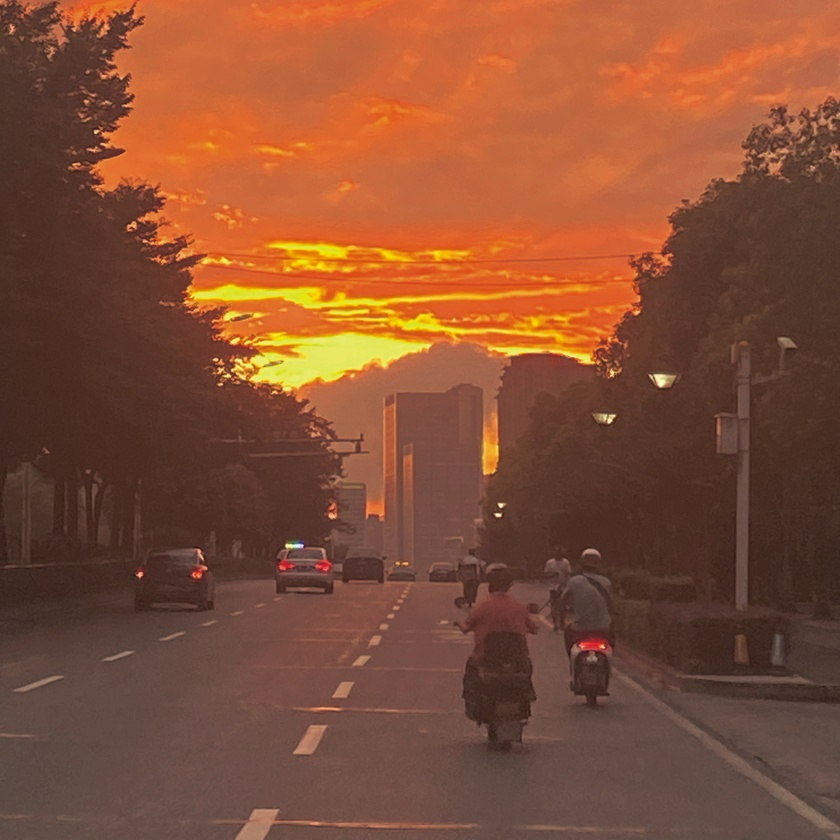
#> input picture Machine_Learning/Chapter5_Clustering_Kmeans/IMG_1349.JPG, 840 x 840 px, shrunk from 1997 x 1997 before the run
$ jupyter execute '实战2_KMeans实现图像分割.ipynb'
#> lines starting #> are read from the running program, lines starting #| are printed output that depends on the picture
# KMeans实现图像分割

[cell 1]
#图像的加载与展示
import numpy as np
import matplotlib.pyplot as plt
from skimage import io as io
img = io.imread('IMG_1349.JPG')
#> img is the input picture: shape (840, 840, 3); mean R, G, B 131.8, 78.4, 53.7
plt.imshow(img)

[cell 2]
#查看数据结果与维度
print(type(img))
#| <class 'numpy.ndarray'>
print(img.shape)
#| (840, 840, 3)

[cell 3]
#查看数据内容
print(img)
#> (printed output is left out)

[cell 4]
#维度存储
img_height = img.shape[0]
#> img_height = 840
img_width = img.shape[1]
#> img_width = 840
print(img_height,img_width)
#| 840 840

[cell 5]
#数据维度转化
img_data = img.reshape(-1,3)
print(img.shape,img_data.shape)
#| (840, 840, 3) (705600, 3)
print(img_data)
#> (printed output is left out)

[cell 6]
X = img_data

[cell 7]
#模型建立与训练
from sklearn.cluster import KMeans
model = KMeans(n_clusters=7,random_state=0)
model.fit(X)

[cell 8]
#聚类结果预测
label = model.predict(X)
print(label)
#> (printed output is left out)
import pandas as pd
print(pd.value_counts(label))
#| 2    190649
#| 0    139472
#| 3    136848
#| 5    123087
#| 1     76759
#| 6     24812
#| 4     13973
#| Name: count, dtype: int64

[cell 9]
#结果数据的维度转化
label = label.reshape([img_height,img_width])
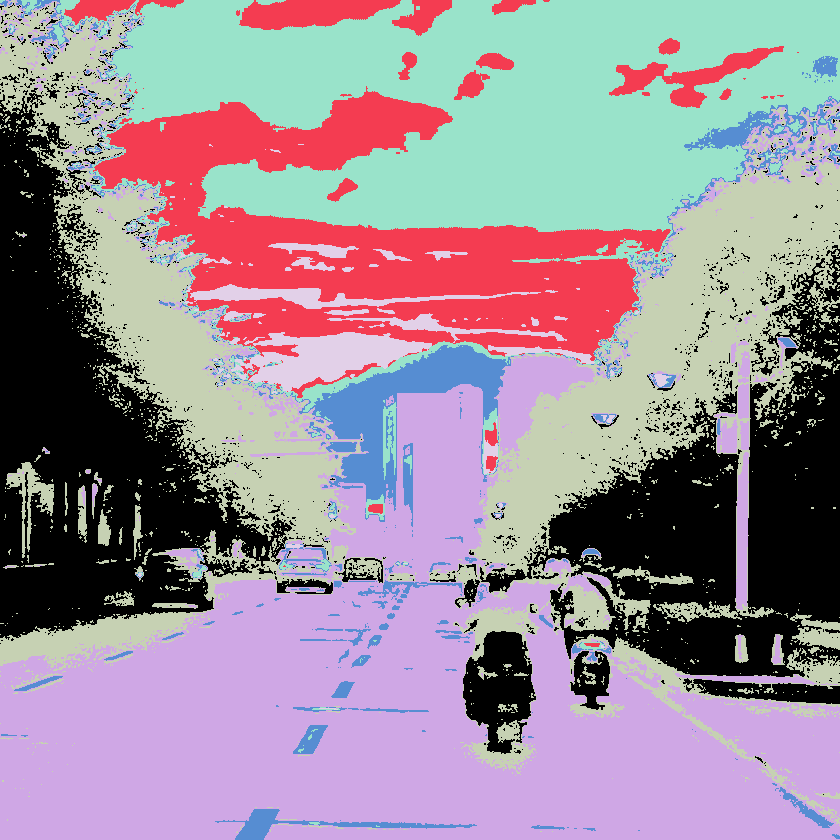
#> label: shape (840, 840) int32; 7 distinct labels, from 0 to 6; one colour per label, 0 black
print(label)
#> (printed output is left out)
print(label.shape)
#| (840, 840)

[cell 10]
#后续的灰度处理
label = 1/(label+1)
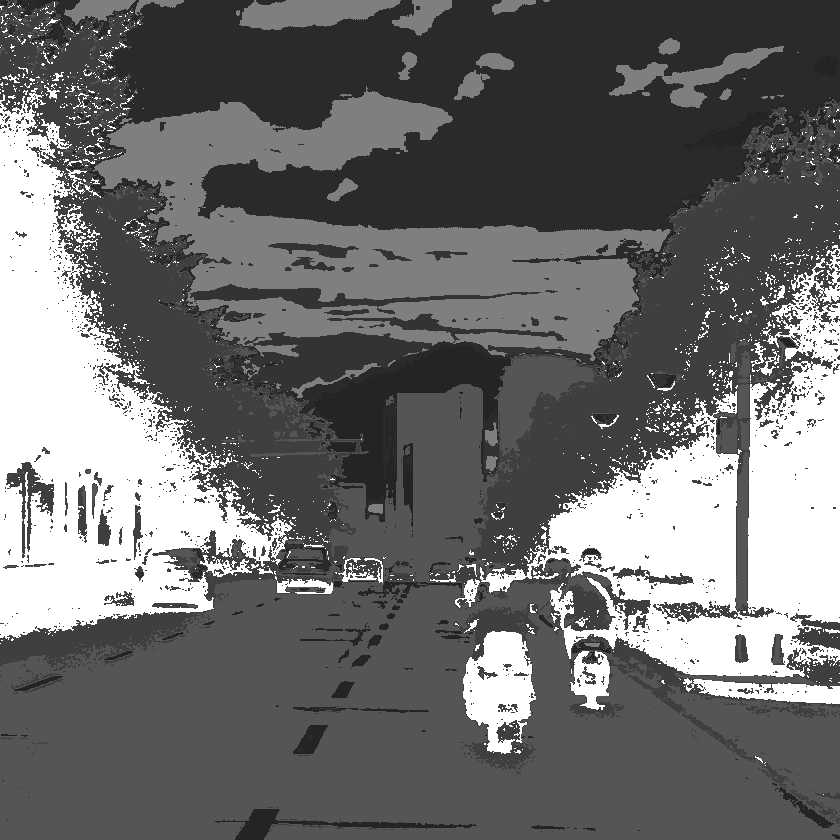
#> label: shape (840, 840) float64; min 0.143, max 1, mean 0.429
print(label)
#> (printed output is left out)

$ run again, with Machine_Learning/Chapter5_Clustering_Kmeans/IMG_1392.JPG copied over Machine_Learning/Chapter5_Clustering_Kmeans/IMG_1349.JPG
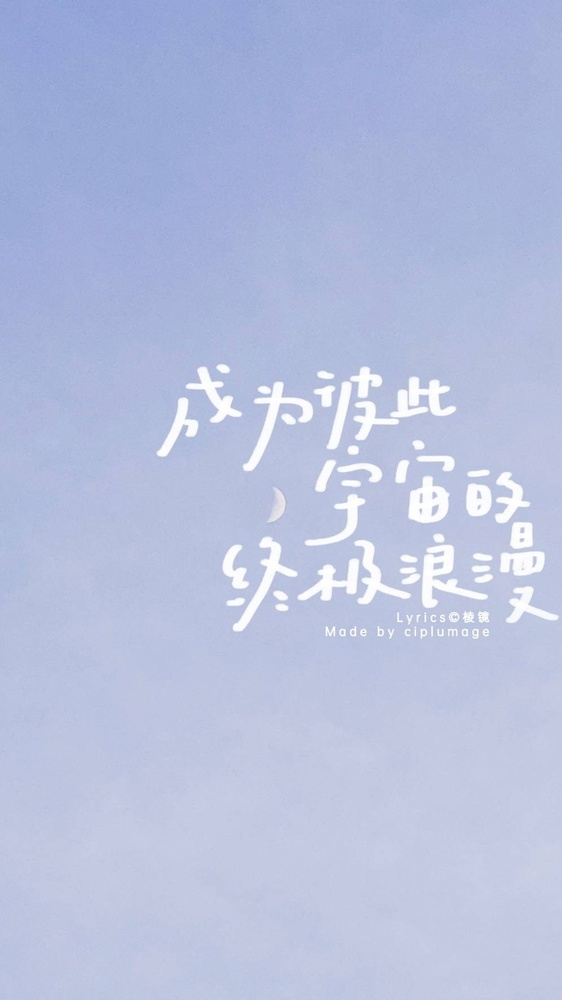
#> input picture Machine_Learning/Chapter5_Clustering_Kmeans/IMG_1392.JPG, 562 x 1000 px, shrunk from 996 x 1771 before the run
#> img is the input picture: shape (1000, 562, 3); mean R, G, B 182.2, 191.6, 222.7
#| <class 'numpy.ndarray'>
#| (1000, 562, 3)
#> (printed output is left out)
#| 1000 562
#| (1000, 562, 3) (562000, 3)
#> (printed output is left out)
#> (printed output is left out)
#| 0    152043
#| 6    122007
#| 1    100401
#| 3     98362
#| 5     66985
#| 2     18286
#> (further printed lines are left out)
#> `label = label.reshape([img_height,img_width])`:
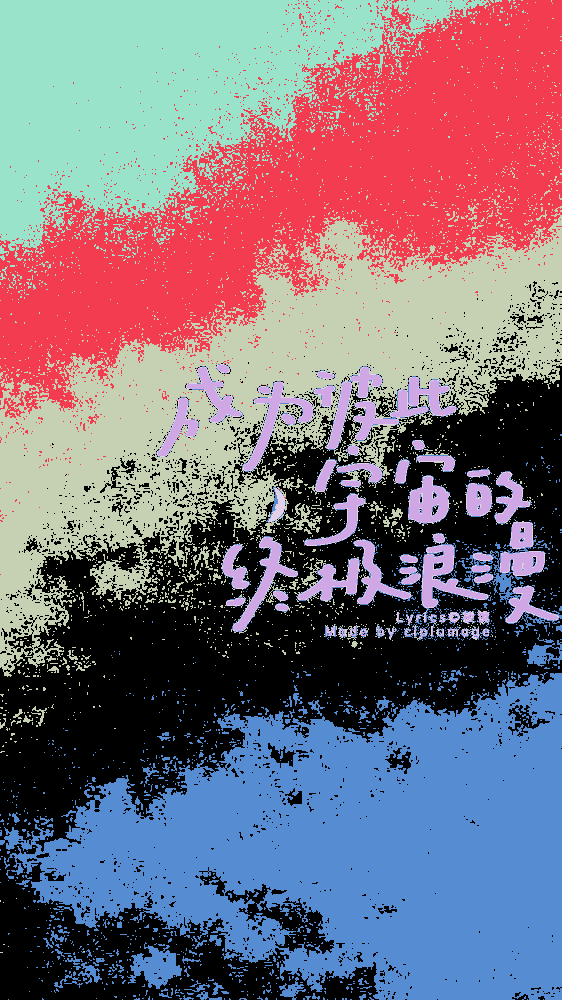
#> label: shape (1000, 562) int32; 7 distinct labels, from 0 to 6; one colour per label, 0 black
#> (printed output is left out)
#| (1000, 562)
#> `label = 1/(label+1)`:
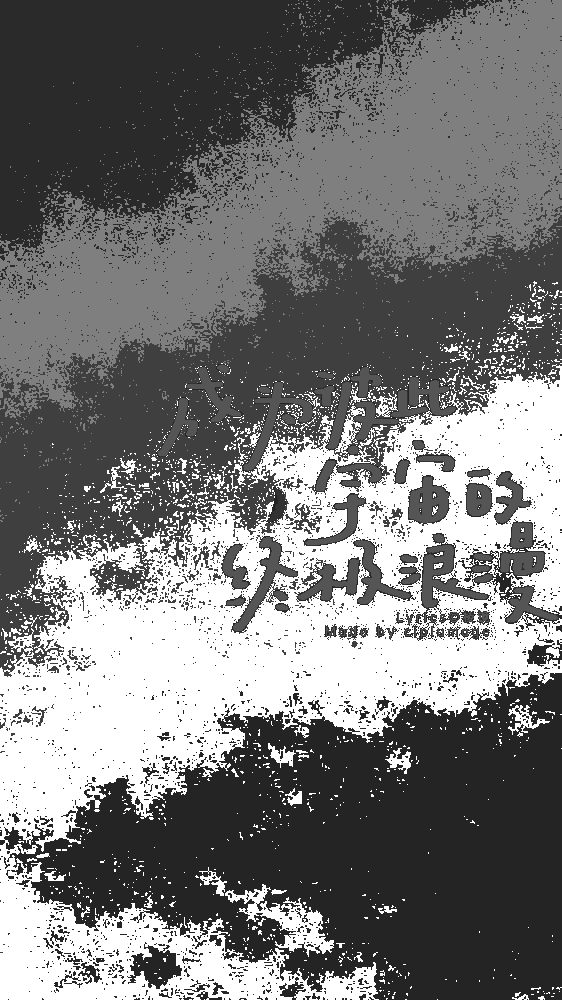
#> label: shape (1000, 562) float64; min 0.143, max 1, mean 0.467
#> (printed output is left out)
